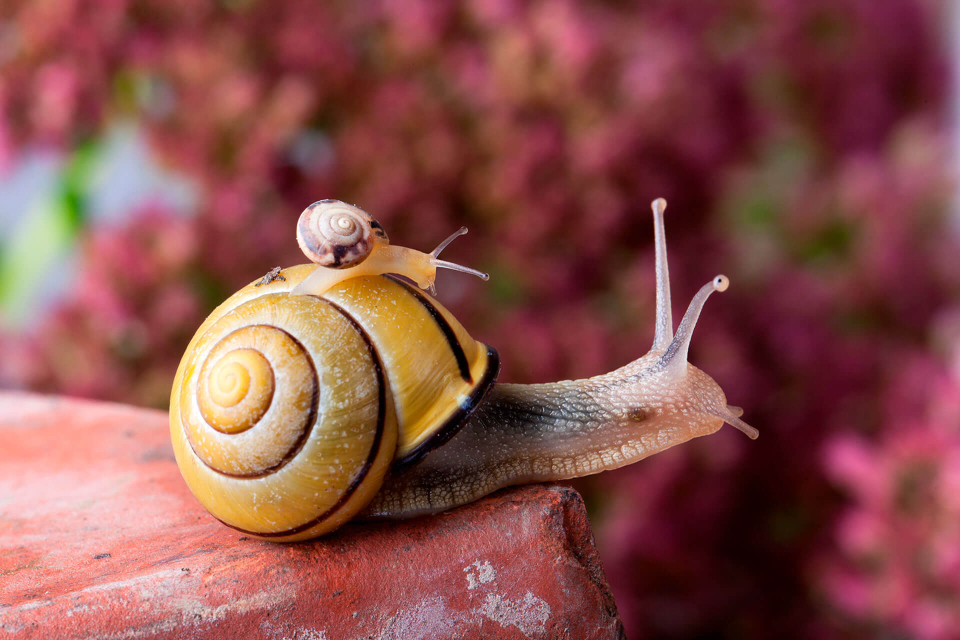
//> input picture images/filters/img_00.jpg, 1920 x 1280 px (shown at 1/2 size); its folder holds 4 pictures in this run; the run also reads 1 picture not shown here
$ ./main   (built with g++ and OpenCV 4)
//> lines starting //> are read from the running program, lines starting //| are printed output that depends on the picture
//> in readImage, image is the input picture: 1280 rows x 1920 cols, CV_8UC3; mean B, G, R 75.7, 80.1, 137.7
### compression/compression.cpp
// Author: Isaac Palma Medina @ isaac.palma.medina@est.una.ac.cr

#include <fstream>
#include <iostream>
#include <numeric>
#include <omp.h>
#include <opencv2/opencv.hpp>
#include <stdlib.h>
#include <string>
#include <tuple>
#include <vector>

using namespace std;
using namespace cv;

// ------------------------------------------------------
// Constants

const string COMPRESSION_IMAGES_PATH = "../images/compression/";
const string COMPRESSION_IMAGES_PATH_PROCESSED = "../images/compression/processed/";
const string BENCHMARK_COLUMNS = "image,resolution,number_of_pixels,compression_rate,pixel_group_quantity,pixel_group_quantity_per_thread,threads,time";
const string BENCHMARK_RESULTS = "compression_results.csv";

// ------------------------------------------------------
// Utility functions

/*enum class ImageReadResult
{
	SUCCESS,
	FAILURE
};

ImageReadResult readImage(string path, Mat &image);

vector<Mat> readImages(string path);*/

void saveImage(string path, Mat image);

// ------------------------------------------------------
// Compression functions

enum class ImageCompressionRate
{
	LOW = 2,
	MEDIUM = 4,
	HIGH = 8,
	VERY_HIGH = 16
};

const vector<ImageCompressionRate> AllImageCompressionRates = {ImageCompressionRate::LOW, ImageCompressionRate::MEDIUM, ImageCompressionRate::HIGH, ImageCompressionRate::VERY_HIGH};

string parseImageCompressionRate(ImageCompressionRate rate)
{
	switch (rate)
	{
	case ImageCompressionRate::LOW:
		return "low";
	case ImageCompressionRate::MEDIUM:
		return "medium";
	case ImageCompressionRate::HIGH:
		return "high";
	case ImageCompressionRate::VERY_HIGH:
		return "very_high";
	default:
		return "unknown";
	}
}

vector<tuple<unsigned int, unsigned int>> getTopLeftPixelIndexes(unsigned int rows, unsigned int columns, ImageCompressionRate rate)
{
	unsigned int compressionRate = static_cast<unsigned int>(rate);
	vector<tuple<unsigned int, unsigned int>> topLeftPixelIndexes;
	for (size_t i = 0; i < columns; i += compressionRate)
	{
		for (size_t j = 0; j < rows; j += compressionRate)
		{
			topLeftPixelIndexes.push_back(make_tuple(i, j));
		}
	}
	return topLeftPixelIndexes;
}

vector<tuple<unsigned int, unsigned int>> getPixelGroup(tuple<unsigned int, unsigned int> pixelIndex, ImageCompressionRate rate)
{
	unsigned int compressionRate = static_cast<unsigned int>(rate);
	unsigned int x = get<0>(pixelIndex);
	unsigned int y = get<1>(pixelIndex);
	vector<tuple<unsigned int, unsigned int>> adjacentPixelIndexes;
	for (size_t i = 0; i < compressionRate; ++i)
	{
		for (size_t j = 0; j < compressionRate; ++j)
		{
			adjacentPixelIndexes.push_back(make_tuple(x + i, y + j));
		}
	}
	return adjacentPixelIndexes;
}

vector<vector<tuple<unsigned int, unsigned int>>> getAllPixelGroups(Mat image, ImageCompressionRate rate)
{
	vector<vector<tuple<unsigned int, unsigned int>>> pixelGroups;
	vector<tuple<unsigned int, unsigned int>> topLeftPixelIndexes = getTopLeftPixelIndexes(image.rows, image.cols, rate);
	for (size_t i = 0; i < topLeftPixelIndexes.size(); ++i)
	{
		vector<tuple<unsigned int, unsigned int>> adjacentPixelIndexes = getPixelGroup(topLeftPixelIndexes[i], rate);
		pixelGroups.push_back(adjacentPixelIndexes);
	}
	return pixelGroups;
}

Vec3b getAverageFromPixelGroup(Mat image, vector<tuple<unsigned int, unsigned int>> pixelGroup)
{
	vector<unsigned int> redValues, greenValues, blueValues;
	for (size_t i = 0; i < pixelGroup.size(); ++i)
	{
		unsigned int x = get<0>(pixelGroup[i]);
		unsigned int y = get<1>(pixelGroup[i]);
		Vec3b pixel = image.at<Vec3b>(Point(x, y));
		redValues.push_back(pixel[0]);
		greenValues.push_back(pixel[1]);
		blueValues.push_back(pixel[2]);
	}
	unsigned int redAverage = accumulate(redValues.begin(), redValues.end(), 0) / redValues.size();
	unsigned int greenAverage = accumulate(greenValues.begin(), greenValues.end(), 0) / greenValues.size();
	unsigned int blueAverage = accumulate(blueValues.begin(), blueValues.end(), 0) / blueValues.size();
	return Vec3b(redAverage, greenAverage, blueAverage);
}

Mat compressImage(Mat image, ImageCompressionRate rate, size_t &pixelGroupQuantity)
{
	Mat compressedImage;
	unsigned int compressionRate = static_cast<unsigned int>(rate);
	vector<vector<tuple<unsigned int, unsigned int>>> pixelGroups = getAllPixelGroups(image, rate);
	pixelGroupQuantity = pixelGroups.size();
	for (size_t i = 0; i < pixelGroups.size(); ++i)
	{
		Vec3b average = getAverageFromPixelGroup(image, pixelGroups[i]);
		for (size_t j = 0; j < pixelGroups[i].size(); ++j)
		{
			unsigned int x = get<0>(pixelGroups[i][j]);
			unsigned int y = get<1>(pixelGroups[i][j]);
			image.at<Vec3b>(Point(x, y)) = average;
		}
	}
	return image;
}

Mat compressImageThreads(Mat image, ImageCompressionRate rate, size_t &pixelGroupQuantity, size_t &pixelGroupQuantityPerThread, int threads)
{
	Mat compressedImage;
	unsigned int compressionRate = static_cast<unsigned int>(rate);
	vector<vector<tuple<unsigned int, unsigned int>>> pixelGroups = getAllPixelGroups(image, rate);
	pixelGroupQuantity = pixelGroups.size();

	size_t groupsPerThread = pixelGroupQuantity / threads;
	if (groupsPerThread == 0)
	{
		threads = pixelGroupQuantity;
		groupsPerThread = 1;
	}
	pixelGroupQuantityPerThread = groupsPerThread;

#pragma omp parallel num_threads(threads)
	{
		int threadId = omp_get_thread_num();

		size_t startIdx = threadId * groupsPerThread;
		size_t endIdx = (threadId == threads - 1) ? pixelGroupQuantity : startIdx + groupsPerThread;

		for (size_t i = startIdx; i < endIdx; ++i)
		{
			Vec3b average = getAverageFromPixelGroup(image, pixelGroups[i]);
			for (size_t j = 0; j < pixelGroups[i].size(); ++j)
			{
				unsigned int x = get<0>(pixelGroups[i][j]);
				unsigned int y = get<1>(pixelGroups[i][j]);
				image.at<Vec3b>(Point(x, y)) = average;
			}
		}
	}
	return image;
}

void testCompression(string imagePath, string imageName, ImageCompressionRate rate, fstream &file, unsigned int maxThreads)
{
	Mat image = imread(imagePath);
	int numberOfPixels = image.cols * image.rows;
	string compressionRate = parseImageCompressionRate(rate);
	size_t pixelGroupQuantity = 0;
	size_t pixelGroupQuantityPerThread = 0;
	double startTime = 0.0;
	double endTime = 0.0;

	cout << "Processing image " << imagePath << " with resolution " << image.cols << "x" << image.rows << " and compression rate " << compressionRate << " using 1 thread" << endl;
	startTime = omp_get_wtime();
	Mat compressedImage = compressImage(image.clone(), rate, pixelGroupQuantity);
	endTime = omp_get_wtime();
	file << imagePath << "," << image.cols << "x" << image.rows << "," << numberOfPixels << "," << compressionRate << "," << pixelGroupQuantity << "," << pixelGroupQuantity << "," << 1 << "," << endTime - startTime << endl;

	for (unsigned int threads = 2; threads <= maxThreads; threads += 2)
	{
		cout << "Processing image " << imagePath << " with resolution " << image.cols << "x" << image.rows << " and compression rate " << compressionRate << " using " << threads << " threads" << endl;
		startTime = omp_get_wtime();
		Mat compressedImage = compressImageThreads(image.clone(), rate, pixelGroupQuantity, pixelGroupQuantityPerThread, threads);
		endTime = omp_get_wtime();
		saveImage(COMPRESSION_IMAGES_PATH_PROCESSED + imageName + "_" + to_string(threads) + "_" + compressionRate + ".tiff", compressedImage);
		file << imagePath << "," << image.cols << "x" << image.rows << "," << numberOfPixels << "," << compressionRate << "," << pixelGroupQuantity << "," << pixelGroupQuantityPerThread << "," << threads << "," << endTime - startTime << endl;
	}
}

void benchmark(unsigned int maxThreads)
{
	string const LARGE_SIZED_IMAGE = COMPRESSION_IMAGES_PATH + "img_01.tiff";
	string const SMALL_SIZED_IMAGE = COMPRESSION_IMAGES_PATH + "img_05.tiff";
	fstream file(BENCHMARK_RESULTS, ios::out | ios::trunc);
	if (!file.is_open())
	{
		cout << "Error opening file " << BENCHMARK_RESULTS << endl;
		return;
	}
	file << BENCHMARK_COLUMNS << endl;

	testCompression(LARGE_SIZED_IMAGE, "img_01", ImageCompressionRate::LOW, file, maxThreads);
	testCompression(LARGE_SIZED_IMAGE, "img_01", ImageCompressionRate::MEDIUM, file, maxThreads);
	testCompression(LARGE_SIZED_IMAGE, "img_01", ImageCompressionRate::HIGH, file, maxThreads);
	testCompression(LARGE_SIZED_IMAGE, "img_01", ImageCompressionRate::VERY_HIGH, file, maxThreads);

	testCompression(SMALL_SIZED_IMAGE, "img_05", ImageCompressionRate::LOW, file, maxThreads);
	testCompression(SMALL_SIZED_IMAGE, "img_05", ImageCompressionRate::MEDIUM, file, maxThreads);
	testCompression(SMALL_SIZED_IMAGE, "img_05", ImageCompressionRate::HIGH, file, maxThreads);
	testCompression(SMALL_SIZED_IMAGE, "img_05", ImageCompressionRate::VERY_HIGH, file, maxThreads);
	file.close();
}

// [36 lines of commented-out code are left out]
void saveImage(string path, Mat image)
{
	imwrite(path, image);
}

### filters/filter.cpp
#include <iostream>
#include <stdlib.h>
#include <string>
#include <opencv2/opencv.hpp>
#include <omp.h>
#include <vector>

using namespace std;
using namespace cv;

/*
La función applyContrast() recibe una imagen de entrada, un valor de contraste y las dimensiones de la imagen de salida.
#pragma omp parallel for: Esta directiva indica al compilador que debe aplicar el paralelismo en el bucle for externo que itera sobre las filas de la imagen de salida.
Cada hilo creado por OpenMP se encarga de un rango diferente de filas, dividiendo así la carga de trabajo entre múltiples hilos y aprovechando la capacidad de procesamiento multicore.
Dentro de este bucle paralelo, se realiza el procesamiento de píxeles de forma similar a la versión no paralelizada. Cada hilo manipula un conjunto de píxeles independientes,
lo que acelera significativamente el procesamiento en comparación con un enfoque secuencial.
El resultado es una imagen con contraste aplicado, que se devuelve como salida de la función.
*/
Mat applyContrast(const Mat& inputImage, double contrastValue, int targetWidth, int targetHeight)
{
	Mat outputImage;
	resize(inputImage, outputImage, Size(targetWidth, targetHeight));// Redimensionar la imagen de entrada a las dimensiones de salida especificadas

#pragma omp parallel for // Aplicar paralelismo en el bucle for externo que itera sobre las filas de la imagen de salida
	for (int y = 0; y < outputImage.rows; ++y)// Iterar sobre las filas de la imagen de salida
	{
		for (int x = 0; x < outputImage.cols; ++x)// Iterar sobre las columnas de la imagen de salida
		{
			for (int c = 0; c < outputImage.channels(); ++c)// Iterar sobre los canales de color (BGR)
			{
				outputImage.at<Vec3b>(y, x)[c] = saturate_cast<uchar>(
					contrastValue * (outputImage.at<Vec3b>(y, x)[c] - 128) + 128// Aplicar el valor de contraste a cada píxel, utilizando la fórmula de ajuste de contraste
				);
			}
		}
	}

	return outputImage;
}

void filter(vector<Mat> images, string FILTERS_IMAGES_PATH, string FILTERS_IMAGES_PATH_PROCESSED){
//> called with FILTERS_IMAGES_PATH = "images/filters/", FILTERS_IMAGES_PATH_PROCESSED = "images/filters/processed/"
    cout << "Probando la lectura de imágenes\n";
	// vector<Mat> images = readImages(FILTERS_IMAGES_PATH + "*.jpg");
	for (size_t i = 0; i < images.size(); ++i)
	{
		Mat image = images[i];
		cout << "Image size: " << image.cols << " x " << image.rows << '\n';

		// Aplicar contraste
		Mat contrastImage = applyContrast(image, -1, 650, 600);  // Puedes ajustar el valor de contraste aquí

		// Mostrar la imagen con contraste
		imshow("Contrast Image", contrastImage);
		waitKey(0);

		// Guardar la imagen con contraste aplicado usando nombres únicos
		string outputFileName = FILTERS_IMAGES_PATH_PROCESSED + "contrast_image_" + to_string(i) + ".jpg";
		imwrite(outputFileName, contrastImage);
	}
//> this loop made 4 passes
//> pass 1, in filter, `imshow("Contrast Image", contrastImage);`:
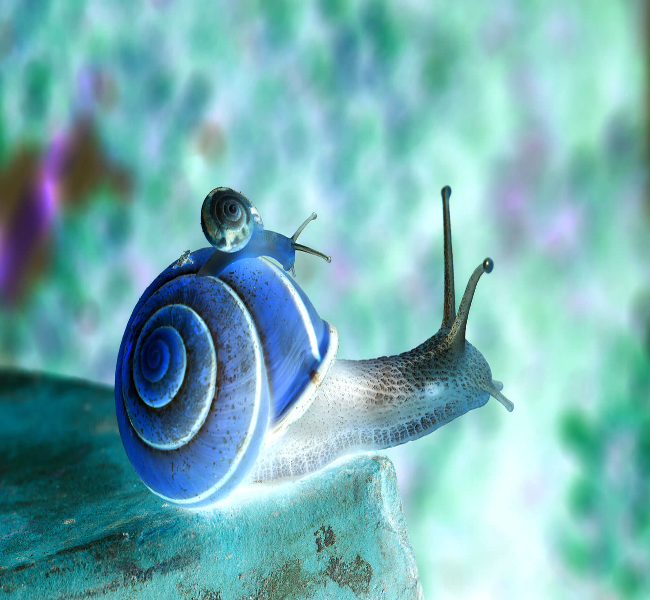
//> window 'Contrast Image': 600 rows x 650 cols, CV_8UC3; mean B, G, R 180.4, 175.9, 118.4
//> pass 2, in filter, `imshow("Contrast Image", contrastImage);`:
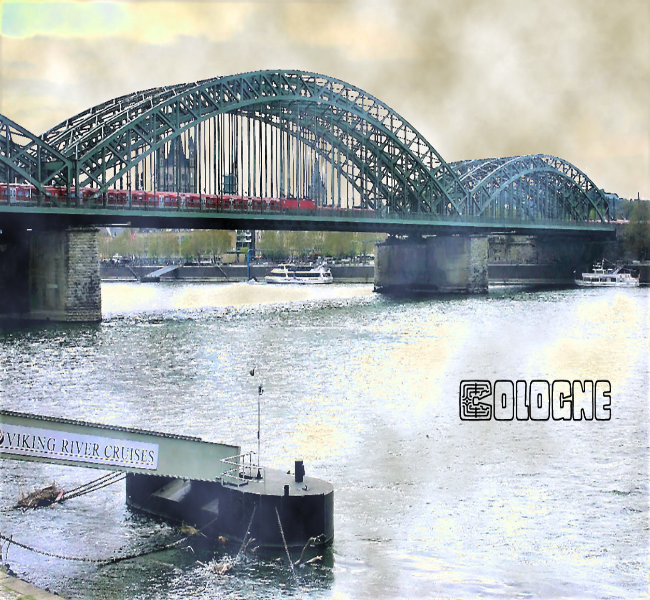
//> window 'Contrast Image': 600 rows x 650 cols, CV_8UC3; mean B, G, R 177.1, 176.1, 169.9

	cout << '\n';

	cout << "Probando OpenMP\n";
    #pragma omp parallel default(none)
	{
		printf("Thread = %d\n", omp_get_thread_num());
	}
}

### main.cpp
#include <iostream>
#include <stdlib.h>
#include <string>
#include <opencv2/opencv.hpp>
#include <omp.h>
#include <vector>
#include "filters/filter.cpp"
#include "compression/compression.cpp"
#include "steganography/multi.cpp"


using namespace std;
using namespace cv;

const string FILTERS_IMAGES_PATH = "images/filters/";
const string FILTERS_IMAGES_PATH_PROCESSED = "images/filters/processed/";
enum class ImageReadResult
{
	SUCCESS,
	FAILURE
};

ImageReadResult readImage(string path, Mat& image)
{
	image = imread(path);
	if (image.empty())
	{
		return ImageReadResult::FAILURE;
	}
	return ImageReadResult::SUCCESS;
}

vector<Mat> readImages(string path)
{
	vector<Mat> images;
	vector<string> filenames;
	glob(path, filenames);
	for (string filename : filenames)
	{
		Mat image;
		if (readImage(filename, image) == ImageReadResult::SUCCESS)
		{
			images.push_back(image);
		}
	}
	return images;
}

int main(int argc, char** argv)
{
	filter(readImages(FILTERS_IMAGES_PATH + "*.jpg"), FILTERS_IMAGES_PATH, FILTERS_IMAGES_PATH_PROCESSED);
	benchmark(32); //compression
//| Processing image ../images/compression/img_01.tiff with resolution 1254x836 and compression rate low using 1 thread
//> in compressImage, `unsigned int compressionRate = static_cast<unsigned int>(rate);`: compressionRate = 2
//> after the loop in getTopLeftPixelIndexes, `for (size_t i = 0; i < columns; i += compressionRate)`: topLeftPixelIndexes = 262086 items
//> the loop in getAllPixelGroups, `for (size_t i = 0; i < topLeftPixelIndexes.size(); ++i)` made 262086 passes
//> y in getPixelGroup on passes 1 to 3: 0, 2, 4
//> in compressImage, `pixelGroupQuantity = pixelGroups.size();`: pixelGroupQuantity = 262086
//> the loop in compressImage, `for (size_t i = 0; i < pixelGroups.size(); ++i)` made 262086 passes
//> average on passes 1 to 3: [91, 22, 2], [88, 18, 5], [82, 12, 12]
//> the loop in testCompression, `for (unsigned int threads = 2; threads <= maxThreads; threads += 2)` made 16 passes
//> (pixelGroupQuantityPerThread in compressImageThreads, endIdx in compressImageThreads, pixelGroupQuantityPerThread) on passes 1 to 12: (131043, 131043, 131043), (65521, 65521, 65521), (43681, 43681, 43681), (32760, 32760, 32760), (26208, 26208, 26208), (21840, 21840, 21840), (18720, 18720, 18720), (16380, 16380, 16380), (14560, 14560, 14560), (13104, 13104, 13104), (11913, 11913, 11913), (10920, 10920, 10920)
//| Processing image ../images/compression/img_01.tiff with resolution 1254x836 and compression rate medium using 1 thread
//> in compressImage (call 2), `unsigned int compressionRate = static_cast<unsigned int>(rate);`: compressionRate = 4
//> in compressImage (call 2), `vector<vector<tuple<unsigned int, unsigned int>>> pixelGroups = getAll..`: pixelGroups = 65626 items
//> in compressImage (call 2), `pixelGroupQuantity = pixelGroups.size();`: pixelGroupQuantity = 65626
//> the loop in compressImage (call 2), `for (size_t i = 0; i < pixelGroups.size(); ++i)` made 65626 passes
//> average on passes 1 to 3: [86, 17, 7], [74, 7, 20], [73, 5, 24]
//> after the loop in compressImage (call 2), `for (size_t i = 0; i < pixelGroups.size(); ++i)`:
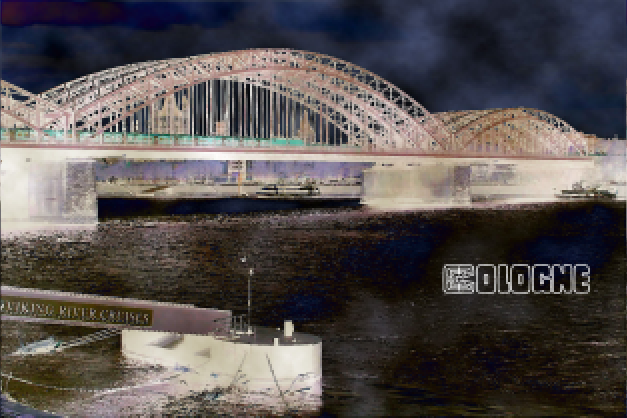
//> image: 836 rows x 1254 cols, CV_8UC3 (shown at 1/2 size); mean B, G, R 78.6, 79.6, 85.7
//> the loop in testCompression (call 2), `for (unsigned int threads = 2; threads <= maxThreads; threads += 2)` made 16 passes
//> (pixelGroupQuantityPerThread in compressImageThreads, endIdx in compressImageThreads, pixelGroupQuantityPerThread) on passes 1 to 12: (32813, 32813, 32813), (16406, 16406, 16406), (10937, 10937, 10937), (8203, 8203, 8203), (6562, 6562, 6562), (5468, 5468, 5468), (4687, 4687, 4687), (4101, 4101, 4101), (3645, 3645, 3645), (3281, 3281, 3281), (2983, 2983, 2983), (2734, 2734, 2734)
//> pass 3, in testCompression (call 2), `Mat compressedImage = compressImageThreads(image.clone(), rate, pixelG..`:
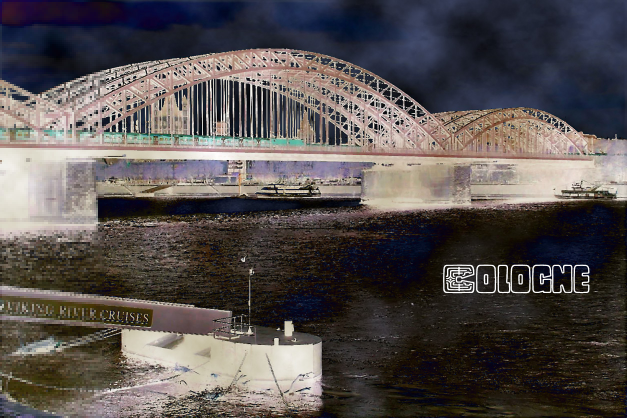
//> compressedImage: 836 rows x 1254 cols, CV_8UC3 (shown at 1/2 size); mean B, G, R 78.9, 79.9, 86.1
//| Processing image ../images/compression/img_01.tiff with resolution 1254x836 and compression rate high using 1 thread
//> in compressImage (call 3), `unsigned int compressionRate = static_cast<unsigned int>(rate);`: compressionRate = 8
//> in compressImage (call 3), `vector<vector<tuple<unsigned int, unsigned int>>> pixelGroups = getAll..`: pixelGroups = 16485 items
//> in compressImage (call 3), `pixelGroupQuantity = pixelGroups.size();`: pixelGroupQuantity = 16485
//> the loop in compressImage (call 3), `for (size_t i = 0; i < pixelGroups.size(); ++i)` made 16485 passes
//> average on passes 1 to 3: [74, 11, 22], [63, 10, 35], [59, 11, 40]
//> after the loop in compressImage (call 3), `for (size_t i = 0; i < pixelGroups.size(); ++i)`:
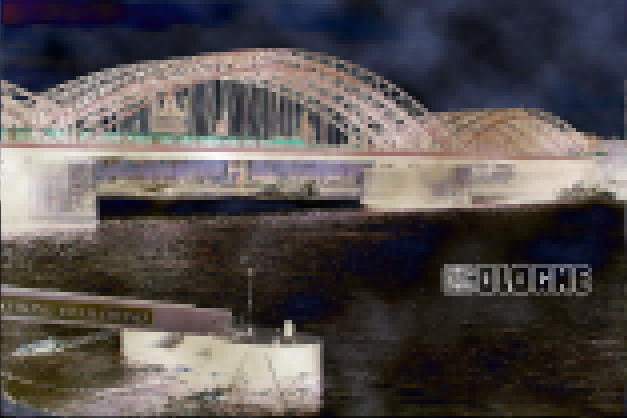
//> image: 836 rows x 1254 cols, CV_8UC3 (shown at 1/2 size); mean B, G, R 78.4, 79.4, 85.6
//> after the loop in compressImage (call 4), `for (size_t i = 0; i < pixelGroups.size(); ++i)`:
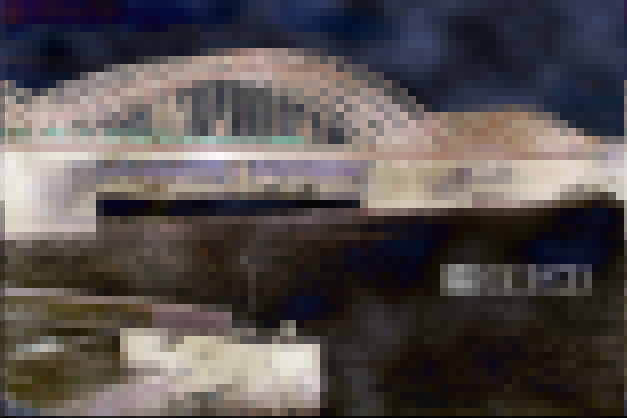
//> image: 836 rows x 1254 cols, CV_8UC3 (shown at 1/2 size); mean B, G, R 78.3, 79.3, 85.5
//> the loop in testCompression (call 4), `for (unsigned int threads = 2; threads <= maxThreads; threads += 2)` made 16 passes
//> pass 3, in testCompression (call 4), `Mat compressedImage = compressImageThreads(image.clone(), rate, pixelG..`:
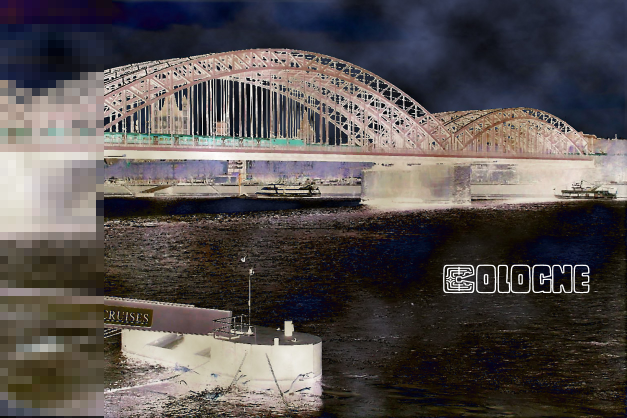
//> compressedImage: 836 rows x 1254 cols, CV_8UC3 (shown at 1/2 size); mean B, G, R 78.9, 79.9, 86
//> img_05.tiff cannot be read in this run, so this picture is empty
//> (the run ends here: the program crashes, at `Vec3b average = getAverageFromPixelGroup(image, pixelGroups[i]);`)
